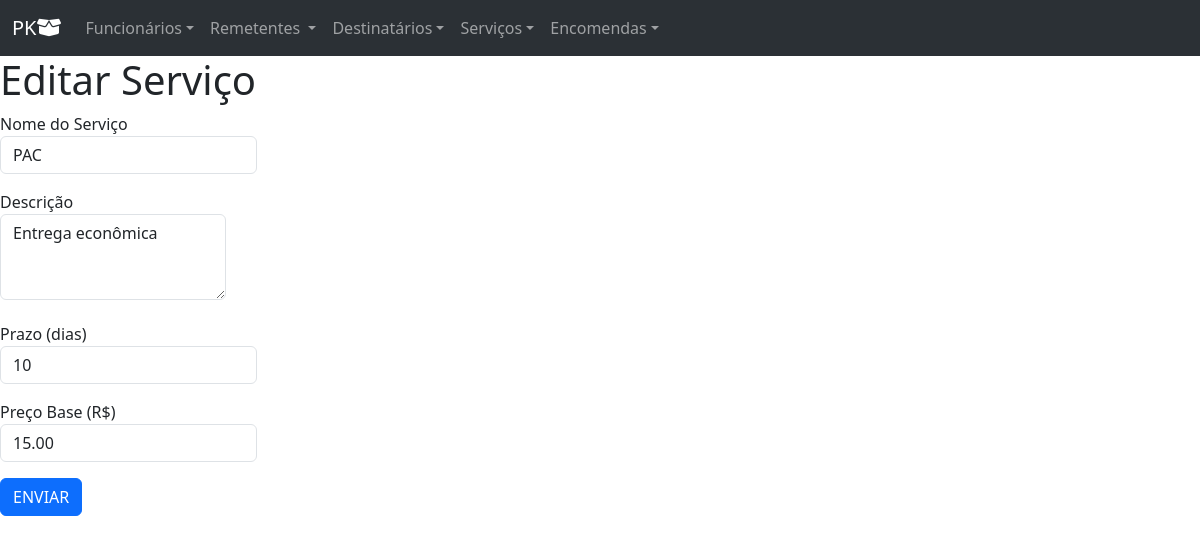
/?page=editar-servico&id_tipo_servico=2, run on the app's committed database.
### tables this page shows
CREATE TABLE IF NOT EXISTS `tipo_servico` (
  `id_tipo_servico` INT NOT NULL AUTO_INCREMENT,
  `nome_servico` VARCHAR(50) NOT NULL,
  `descricao` VARCHAR(200) NULL,
  `prazo_dias` INT NULL,
  `preco_base` DECIMAL(10,2) NULL,
  PRIMARY KEY (`id_tipo_servico`));

### editar-servico.php (the view, shortened to what this page needs)
<h1>Editar Serviço</h1>
<?php
	$sql = "SELECT * FROM tipo_servico  WHERE id_tipo_servico = ".@$_REQUEST['id_tipo_servico'];
	$res = $conn->query($sql);
	$row = $res->fetch_object();
 ?>
 <form action="?page=salvar-servico" method="POST">
 	<div class="mb-3">
 		<label>Nome do Serviço
 			<input type="text" name="nome_servico" class="form-control" value="<?php print $row->nome_servico; ?>">
 		</label>
 	</div>
 	<div class="mb-3">
 		<label>Descrição
 			<textarea name="descricao" class="form-control" rows="3"><?php print $row->descricao; ?></textarea>
 		</label>
 	</div>
 	<div class="mb-3">
 		<label>Prazo (dias)
 			<input type="number" name="prazo_dias" class="form-control" value="<?php print $row->prazo_dias; ?>">
 		</label>
 	</div>
 	<div class="mb-3">
 		<label>Preço Base (R$)
 			<input type="number" step="0.01" name="preco_base" class="form-control" value="<?php print $row->preco_base; ?>">
 		</label>
 	</div>
 	<div>
		<button type="submit" class="btn btn-primary">ENVIAR</button>
	</div>
 </form>

### data on the page
tipo_servico: nome_servico "PAC", descricao "Entrega econômica", prazo_dias "10", preco_base "15.00"
